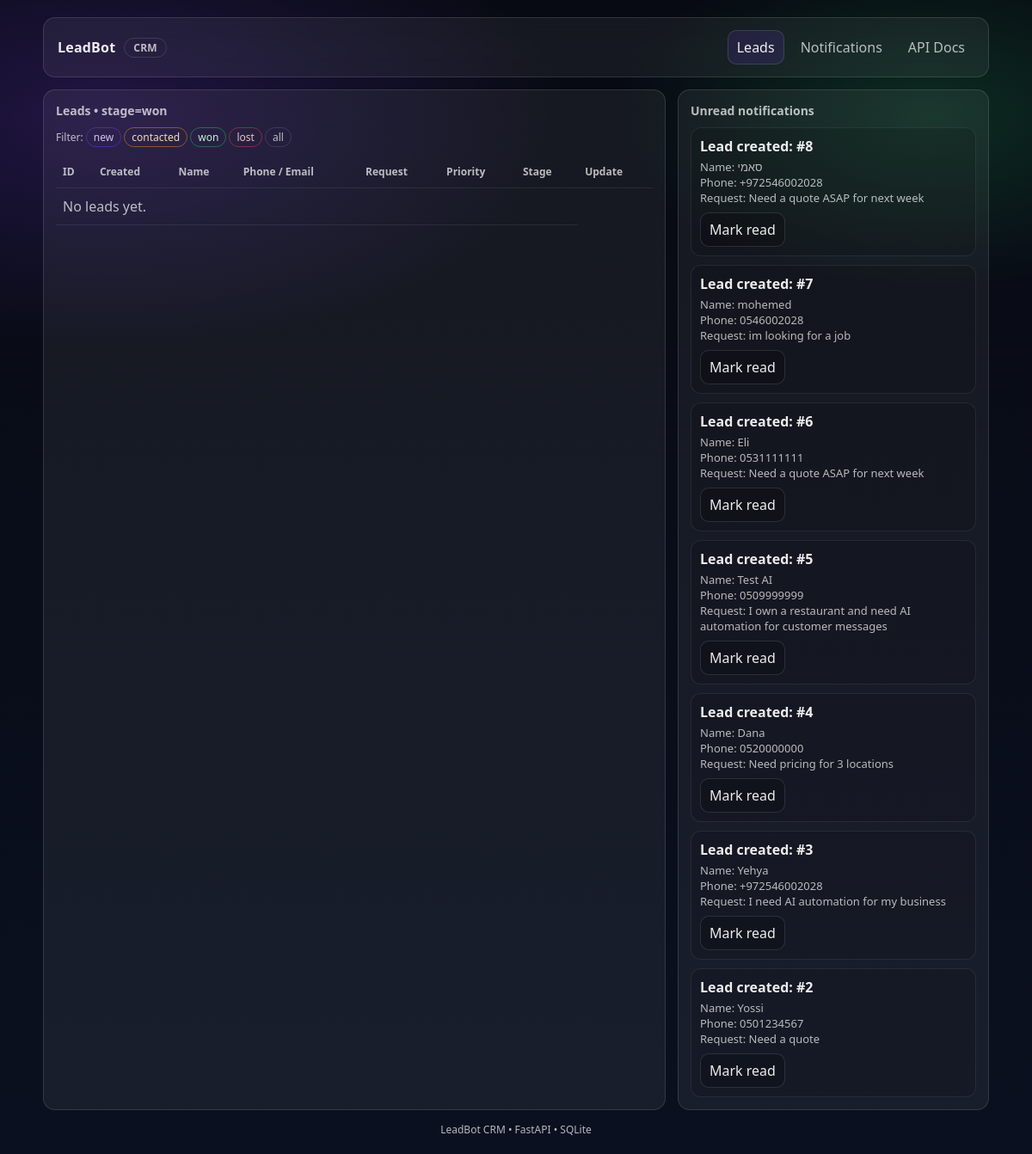
The app's page /crm/leads?stage=won with its own data.
### app/models/notification.py (models this page shows)
class Notification(Base):
    __tablename__ = "notifications"
    id: Mapped[int] = mapped_column(Integer, primary_key=True)
    created_at: Mapped[datetime] = mapped_column(DateTime(timezone=True), server_default=func.now(), nullable=False)
    topic: Mapped[str] = mapped_column(String(100), default="lead", nullable=False, index=True)
    event: Mapped[str] = mapped_column(String(100), default="", nullable=False, index=True)
    title: Mapped[str] = mapped_column(String(200), default="", nullable=False)
    body: Mapped[str] = mapped_column(Text, default="", nullable=False)
    read: Mapped[bool] = mapped_column(Boolean, default=False, nullable=False, index=True)

### app/web/routes/crm.py (the view)
@router.get("/leads", response_class=HTMLResponse)
def crm_leads(
    request: Request,
    stage: Optional[str] = None,
    db: Session = Depends(get_db),
) -> HTMLResponse:
    leads = list_leads(db, limit=200, offset=0, stage=stage)
    notifications = list_notifications(db, limit=20, offset=0, unread_only=True, topic="lead")
    return templates.TemplateResponse(
        "crm/leads.html",
        {
            "request": request,
            "leads": leads,
            "stage": stage,
            "notifications": notifications,
            "active": "leads",
        },
    )

### app/templates/crm/leads.html (shortened to what this page needs)
{% extends "crm/base.html" %}
{% block content %}
  <div class="grid">
    <div class="card">
      <h2>Leads{% if stage %} • stage={{ stage }}{% endif %}</h2>
      <div class="muted small" style="margin-bottom: 10px;">
        Filter:
        <a class="tag new" href="/crm/leads?stage=new">new</a>
        <a class="tag contacted" href="/crm/leads?stage=contacted">contacted</a>
        <a class="tag won" href="/crm/leads?stage=won">won</a>
        <a class="tag lost" href="/crm/leads?stage=lost">lost</a>
        <a class="tag" href="/crm/leads">all</a>
      </div>
      <table>
        <thead>
          <tr>
            <th>ID</th>
            <th>Created</th>
            <th>Name</th>
            <th>Phone / Email</th>
            <th>Request</th>
            <th>Priority</th>
            <th>Stage</th>
            <th>Update</th>
          </tr>
        </thead>
        <tbody>
          {% if leads|length == 0 %}
            <tr><td colspan="7" class="muted">No leads yet.</td></tr>
          {% endif %}
        </tbody>
      </table>
    </div>
    <div class="card">
      <h2>Unread notifications</h2>
      <div class="list">
        {% for n in notifications %}
          <div class="notif">
            <div class="title">{{ n.title }}</div>
            <div class="body">{{ n.body }}</div>
            <form method="post" action="/crm/notifications/{{ n.id }}/read" style="margin-top: 8px;">
              <button type="submit">Mark read</button>
            </form>
          </div>
        {% endfor %}
      </div>
    </div>
  </div>
{% endblock %}

### app/templates/crm/base.html (style rules this page uses)
:root { color-scheme: light dark; --bg: #0b1020; --panel: rgba(255, 255, 255, 0.06); --border: rgba(255, 255, 255, 0.12); --text: rgba(255, 255, 255, 0.92); --muted: rgba(255, 255, 255, 0.70); --accent: #7c3aed; --ok: #22c55e; --warn: #f59e0b; --bad: #ef4444; }
body { margin: 0; font-family: ui-sans-serif, system-ui, -apple-system, Segoe UI, Roboto, Helvetica, Arial, "Apple Color Emoji", "Segoe UI Emoji"; background: radial-gradient(1200px 600px at 10% 10%, rgba(124, 58, 237, 0.22), transparent 45%), radial-gradient(900px 500px at 90% 10%, rgba(34, 197, 94, 0.18), transparent 40%), linear-gradient(180deg, #070a12, var(--bg)); color: var(--text); }
a { color: inherit; text-decoration: none; }
.grid { display: grid; grid-template-columns: 2fr 1fr; gap: 14px; margin-top: 14px; }
.card { border: 1px solid var(--border); background: var(--panel); border-radius: 14px; padding: 14px; }
.card h2 { margin: 0 0 10px 0; font-size: 14px; color: var(--muted); font-weight: 600; }
table { width: 100%; border-collapse: collapse; }
th, td { text-align: left; padding: 10px 8px; border-bottom: 1px solid rgba(255, 255, 255, 0.08); vertical-align: top; }
th { font-size: 12px; color: var(--muted); font-weight: 600; }
.muted { color: var(--muted); }
.tag { font-size: 12px; padding: 2px 8px; border-radius: 999px; border: 1px solid var(--border); color: var(--muted); display: inline-block; }
.tag.new { border-color: rgba(124, 58, 237, 0.45); color: rgba(220, 200, 255, 0.95); }
.tag.contacted { border-color: rgba(245, 158, 11, 0.45); color: rgba(255, 230, 180, 0.95); }
.tag.won { border-color: rgba(34, 197, 94, 0.45); color: rgba(200, 255, 220, 0.95); }
.tag.lost { border-color: rgba(239, 68, 68, 0.45); color: rgba(255, 200, 200, 0.95); }
select, button, input[type="text"] { font: inherit; border-radius: 10px; border: 1px solid var(--border); background: rgba(0, 0, 0, 0.2); color: var(--text); padding: 8px 10px; }
button { cursor: pointer; }
.small { font-size: 12px; }
.list { display: flex; flex-direction: column; gap: 10px; }
.notif { border: 1px solid rgba(255, 255, 255, 0.08); border-radius: 12px; padding: 10px; background: rgba(0, 0, 0, 0.12); }
.notif .title { font-weight: 650; margin-bottom: 4px; }
.notif .body { white-space: pre-wrap; color: var(--muted); font-size: 13px; }

### records on screen
Notification: title "Lead created: #8", body "Name: סאמי Phone: +972546002028 Request: Need a quote ASAP for next week"
Notification: title "Lead created: #7", body "Name: mohemed Phone: 0546002028 Request: im looking for a job"
Notification: title "Lead created: #6", body "Name: Eli Phone: 0531111111 Request: Need a quote ASAP for next week"
Notification: title "Lead created: #5", body "Name: Test AI Phone: 0509999999 Request: I own a restaurant and need AI automation for customer messages"
Notification: title "Lead created: #4", body "Name: Dana Phone: 0520000000 Request: Need pricing for 3 locations"
Notification: title "Lead created: #3", body "Name: Yehya Phone: +972546002028 Request: I need AI automation for my business"
Notification: title "Lead created: #2", body "Name: Yossi Phone: 0501234567 Request: Need a quote"

### other values on screen
{{ stage }} "won"
